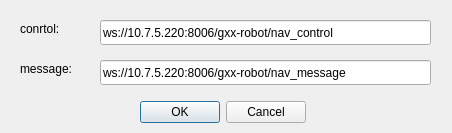
<?xml version="1.0" encoding="UTF-8"?>
<ui version="4.0">
 <class>SetIPDialog</class>
 <widget class="QDialog" name="SetIPDialog">
  <property name="geometry">
   <rect>
    <x>0</x>
    <y>0</y>
    <width>452</width>
    <height>133</height>
   </rect>
  </property>
  <property name="windowTitle">
   <string>Dialog</string>
  </property>
  <widget class="QDialogButtonBox" name="pb_select">
   <property name="geometry">
    <rect>
     <x>140</x>
     <y>100</y>
     <width>166</width>
     <height>25</height>
    </rect>
   </property>
   <property name="standardButtons">
    <set>QDialogButtonBox::Cancel|QDialogButtonBox::Ok</set>
   </property>
  </widget>
  <widget class="QLineEdit" name="le_message">
   <property name="geometry">
    <rect>
     <x>100</x>
     <y>60</y>
     <width>331</width>
     <height>25</height>
    </rect>
   </property>
   <property name="text">
    <string>ws://10.7.5.220:8006/gxx-robot/nav_message</string>
   </property>
  </widget>
  <widget class="QLabel" name="label_4">
   <property name="geometry">
    <rect>
     <x>20</x>
     <y>60</y>
     <width>67</width>
     <height>17</height>
    </rect>
   </property>
   <property name="text">
    <string>message:</string>
   </property>
  </widget>
  <widget class="QLabel" name="label_3">
   <property name="geometry">
    <rect>
     <x>20</x>
     <y>20</y>
     <width>67</width>
     <height>17</height>
    </rect>
   </property>
   <property name="text">
    <string>conrtol:</string>
   </property>
  </widget>
  <widget class="QLineEdit" name="le_control">
   <property name="geometry">
    <rect>
     <x>100</x>
     <y>20</y>
     <width>331</width>
     <height>25</height>
    </rect>
   </property>
   <property name="text">
    <string>ws://10.7.5.220:8006/gxx-robot/nav_control</string>
   </property>
  </widget>
 </widget>
 <resources/>
 <connections/>
</ui>
